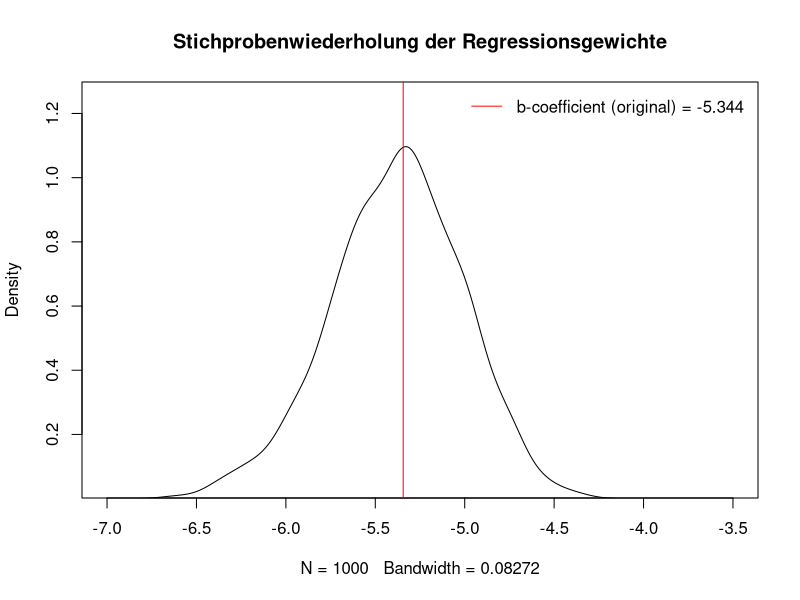

Write R code to recreate this figure.
# Lineare Regression
lm(mtcars$mpg~mtcars$wt)

# Resampling
set.seed(1701)
R <- 1000
b <- vector(length=R)
for(i in 1:R){
  boot.data <- mtcars[sample(1:nrow(mtcars), size = 100, replace=T), ] 
  boot.result  <- summary(lm(boot.data$mpg~boot.data$wt))
  b[i] <- boot.result$coefficients[2,1] # p-values in 2nd row and 1st column
}
summary(b)

# Verteilung der Regressionsgewichte
plot(density(b), main="Stichprobenwiederholung der Regressionsgewichte", ylim=c(0.05,1.25), xlim=c(-7,-3.5))
abline(0,0,0,-5.344, col="red")
legend("topright", inset=.01, legend=c("b-coefficient (original) = -5.344"), col=c("red"), box.lty=0, lty=1:2, cex=1.0)